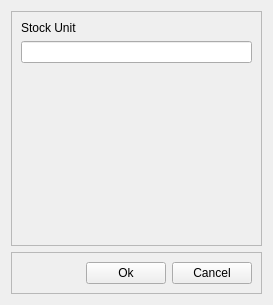
<?xml version="1.0" encoding="UTF-8"?>
<ui version="4.0">
 <class>AddStockUnitView</class>
 <widget class="QWidget" name="AddStockUnitView">
  <property name="geometry">
   <rect>
    <x>0</x>
    <y>0</y>
    <width>273</width>
    <height>305</height>
   </rect>
  </property>
  <property name="windowTitle">
   <string>Add new stock unit</string>
  </property>
  <layout class="QVBoxLayout" name="verticalLayout_2">
   <item>
    <widget class="QFrame" name="frame">
     <property name="frameShape">
      <enum>QFrame::StyledPanel</enum>
     </property>
     <property name="frameShadow">
      <enum>QFrame::Raised</enum>
     </property>
     <layout class="QVBoxLayout" name="verticalLayout">
      <item>
       <widget class="QLabel" name="label">
        <property name="text">
         <string>Stock Unit</string>
        </property>
       </widget>
      </item>
      <item>
       <widget class="QLineEdit" name="nameLineEdit">
        <property name="maxLength">
         <number>10</number>
        </property>
       </widget>
      </item>
      <item>
       <spacer name="verticalSpacer">
        <property name="orientation">
         <enum>Qt::Vertical</enum>
        </property>
        <property name="sizeHint" stdset="0">
         <size>
          <width>20</width>
          <height>40</height>
         </size>
        </property>
       </spacer>
      </item>
     </layout>
    </widget>
   </item>
   <item>
    <widget class="QFrame" name="frame_2">
     <property name="frameShape">
      <enum>QFrame::StyledPanel</enum>
     </property>
     <property name="frameShadow">
      <enum>QFrame::Raised</enum>
     </property>
     <layout class="QHBoxLayout" name="horizontalLayout">
      <item>
       <spacer name="horizontalSpacer">
        <property name="orientation">
         <enum>Qt::Horizontal</enum>
        </property>
        <property name="sizeHint" stdset="0">
         <size>
          <width>74</width>
          <height>20</height>
         </size>
        </property>
       </spacer>
      </item>
      <item>
       <widget class="QPushButton" name="okPushButton">
        <property name="text">
         <string>Ok</string>
        </property>
       </widget>
      </item>
      <item>
       <widget class="QPushButton" name="cancelPushButton">
        <property name="text">
         <string>Cancel</string>
        </property>
       </widget>
      </item>
     </layout>
    </widget>
   </item>
  </layout>
 </widget>
 <resources/>
 <connections/>
</ui>
